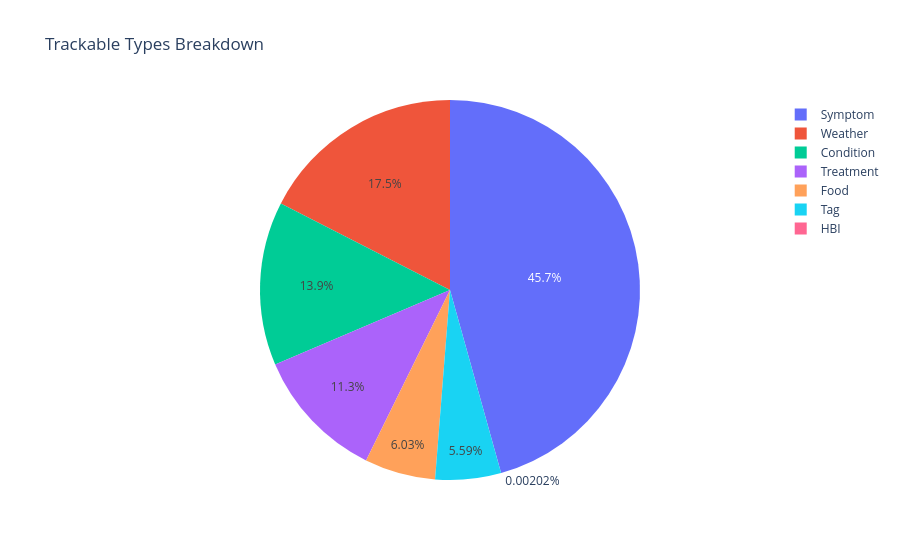

The notebook cell this image was saved under:
### Markdown cell above
#### Trackable Types

### Code cell
# Get Trackable Types df
trackable_types_df = df.groupby('trackable_type').count()['user_id'].reset_index()
trackable_types_df['count'] = trackable_types_df['user_id']
trackable_types_df = trackable_types_df.sort_values('count', ascending=False)
# Plot Trackable Types Breakdown
fig = px.pie(trackable_types_df, values='count', names='trackable_type', 
             title='Trackable Types Breakdown',
             )
fig.show()

### Figure 1 — Plotly figure (JSON) as saved in the notebook; plotly's stock layout.template omitted (floating-point values rounded to 4 significant figures)
{"data": [{"domain": {"x": [0, 1], "y": [0, 1]}, "hovertemplate": "trackable_type=%{label}<br>count=%{value}<extra></extra>", "labels": ["Symptom", "Weather", "Condition", "Treatment", "Food", "Tag", "HBI"], "legendgroup": "", "name": "", "showlegend": true, "type": "pie", "values": [3642279, 1393806, 1111517, 901820, 480971, 445669, 161]}], "layout": {"legend": {"tracegroupgap": 0}, "title": {"text": "Trackable Types Breakdown"}}}
